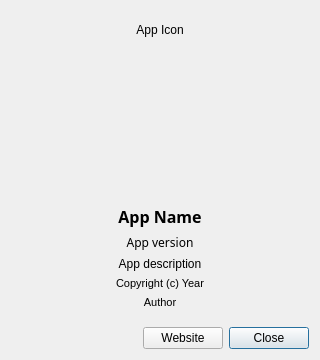
<?xml version="1.0" encoding="UTF-8"?>
<ui version="4.0">
 <author>Jacob Sánchez Pérez</author>
 <class>AboutWindow</class>
 <widget class="QWidget" name="AboutWindow">
  <property name="geometry">
   <rect>
    <x>0</x>
    <y>0</y>
    <width>320</width>
    <height>360</height>
   </rect>
  </property>
  <property name="sizePolicy">
   <sizepolicy hsizetype="Fixed" vsizetype="Fixed">
    <horstretch>0</horstretch>
    <verstretch>0</verstretch>
   </sizepolicy>
  </property>
  <property name="windowTitle">
   <string>About</string>
  </property>
  <layout class="QVBoxLayout" name="verticalLayout">
   <item>
    <spacer name="topSpacer">
     <property name="orientation">
      <enum>Qt::Vertical</enum>
     </property>
     <property name="sizeType">
      <enum>QSizePolicy::Fixed</enum>
     </property>
     <property name="sizeHint" stdset="0">
      <size>
       <width>0</width>
       <height>12</height>
      </size>
     </property>
    </spacer>
   </item>
   <item alignment="Qt::AlignHCenter|Qt::AlignTop">
    <widget class="QLabel" name="icon_label">
     <property name="sizePolicy">
      <sizepolicy hsizetype="Preferred" vsizetype="Preferred">
       <horstretch>0</horstretch>
       <verstretch>0</verstretch>
      </sizepolicy>
     </property>
     <property name="minimumSize">
      <size>
       <width>140</width>
       <height>140</height>
      </size>
     </property>
     <property name="maximumSize">
      <size>
       <width>140</width>
       <height>140</height>
      </size>
     </property>
     <property name="text">
      <string notr="true">App Icon</string>
     </property>
     <property name="alignment">
      <set>Qt::AlignHCenter|Qt::AlignTop</set>
     </property>
    </widget>
   </item>
   <item>
    <spacer name="iconSpacer">
     <property name="orientation">
      <enum>Qt::Vertical</enum>
     </property>
     <property name="sizeHint" stdset="0">
      <size>
       <width>0</width>
       <height>0</height>
      </size>
     </property>
    </spacer>
   </item>
   <item alignment="Qt::AlignTop">
    <widget class="QLabel" name="app_name">
     <property name="font">
      <font>
       <family>Noto Sans</family>
       <pointsize>12</pointsize>
       <weight>75</weight>
       <bold>true</bold>
      </font>
     </property>
     <property name="text">
      <string>App Name</string>
     </property>
     <property name="alignment">
      <set>Qt::AlignHCenter|Qt::AlignTop</set>
     </property>
     <property name="wordWrap">
      <bool>true</bool>
     </property>
    </widget>
   </item>
   <item alignment="Qt::AlignTop">
    <widget class="QLabel" name="version_label">
     <property name="font">
      <font>
       <family>Noto Sans</family>
      </font>
     </property>
     <property name="text">
      <string>App version</string>
     </property>
     <property name="alignment">
      <set>Qt::AlignHCenter|Qt::AlignTop</set>
     </property>
     <property name="wordWrap">
      <bool>true</bool>
     </property>
    </widget>
   </item>
   <item alignment="Qt::AlignTop">
    <widget class="QLabel" name="desc_label">
     <property name="text">
      <string>App description</string>
     </property>
     <property name="alignment">
      <set>Qt::AlignHCenter|Qt::AlignTop</set>
     </property>
     <property name="wordWrap">
      <bool>true</bool>
     </property>
    </widget>
   </item>
   <item alignment="Qt::AlignTop">
    <widget class="QLabel" name="copy_label">
     <property name="font">
      <font>
       <pointsize>8</pointsize>
      </font>
     </property>
     <property name="text">
      <string>Copyright (c) Year</string>
     </property>
     <property name="alignment">
      <set>Qt::AlignHCenter|Qt::AlignTop</set>
     </property>
    </widget>
   </item>
   <item alignment="Qt::AlignTop">
    <widget class="QLabel" name="author_label">
     <property name="font">
      <font>
       <pointsize>8</pointsize>
      </font>
     </property>
     <property name="text">
      <string>Author</string>
     </property>
     <property name="alignment">
      <set>Qt::AlignHCenter|Qt::AlignTop</set>
     </property>
     <property name="wordWrap">
      <bool>true</bool>
     </property>
    </widget>
   </item>
   <item>
    <spacer name="bottomSpacer">
     <property name="orientation">
      <enum>Qt::Vertical</enum>
     </property>
     <property name="sizeType">
      <enum>QSizePolicy::Fixed</enum>
     </property>
     <property name="sizeHint" stdset="0">
      <size>
       <width>0</width>
       <height>12</height>
      </size>
     </property>
    </spacer>
   </item>
   <item>
    <layout class="QHBoxLayout" name="buttonlLayout">
     <item>
      <spacer name="buttonSpacer">
       <property name="orientation">
        <enum>Qt::Horizontal</enum>
       </property>
       <property name="sizeHint" stdset="0">
        <size>
         <width>0</width>
         <height>0</height>
        </size>
       </property>
      </spacer>
     </item>
     <item>
      <widget class="QPushButton" name="siteButton">
       <property name="text">
        <string>Website</string>
       </property>
       <property name="default">
        <bool>false</bool>
       </property>
      </widget>
     </item>
     <item>
      <widget class="QPushButton" name="closeButton">
       <property name="text">
        <string>Close</string>
       </property>
       <property name="shortcut">
        <string>Ctrl+Q</string>
       </property>
       <property name="default">
        <bool>true</bool>
       </property>
      </widget>
     </item>
    </layout>
   </item>
  </layout>
 </widget>
 <resources/>
 <connections>
  <connection>
   <sender>closeButton</sender>
   <signal>clicked()</signal>
   <receiver>AboutWindow</receiver>
   <slot>close()</slot>
   <hints>
    <hint type="sourcelabel">
     <x>270</x>
     <y>335</y>
    </hint>
    <hint type="destinationlabel">
     <x>159</x>
     <y>179</y>
    </hint>
   </hints>
  </connection>
 </connections>
</ui>
